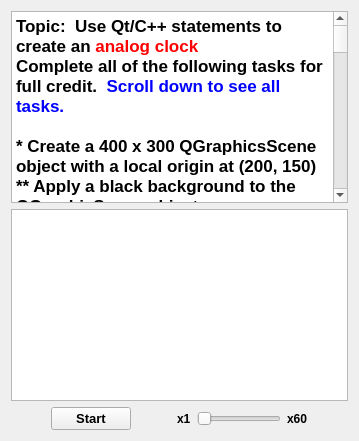
      <widget class="QWidget" name="tab_4">
       <attribute name="title">
        <string>P03</string>
       </attribute>
       <layout class="QVBoxLayout" name="verticalLayout_4">
        <item>
         <widget class="QTextBrowser" name="textBrowser_5">
          <property name="html">
           <string>&lt;!DOCTYPE HTML PUBLIC &quot;-//W3C//DTD HTML 4.0//EN&quot; &quot;http://www.w3.org/TR/REC-html40/strict.dtd&quot;&gt;
&lt;html&gt;&lt;head&gt;&lt;meta name=&quot;qrichtext&quot; content=&quot;1&quot; /&gt;&lt;style type=&quot;text/css&quot;&gt;
p, li { white-space: pre-wrap; }
&lt;/style&gt;&lt;/head&gt;&lt;body style=&quot; font-family:'Cantarell'; font-size:11pt; font-weight:400; font-style:normal;&quot;&gt;
&lt;p style=&quot; margin-top:0px; margin-bottom:0px; margin-left:0px; margin-right:0px; -qt-block-indent:0; text-indent:0px;&quot;&gt;&lt;span style=&quot; font-family:'.Lucida Grande UI'; font-size:13pt; font-weight:600;&quot;&gt;Topic:  Use Qt/C++ statements to create an &lt;/span&gt;&lt;span style=&quot; font-family:'.Lucida Grande UI'; font-size:13pt; font-weight:600; color:#ff0000;&quot;&gt;analog clock&lt;/span&gt;&lt;/p&gt;
&lt;p style=&quot; margin-top:0px; margin-bottom:0px; margin-left:0px; margin-right:0px; -qt-block-indent:0; text-indent:0px;&quot;&gt;&lt;span style=&quot; font-family:'.Lucida Grande UI'; font-size:13pt; font-weight:600;&quot;&gt;Complete all of the following tasks for full credit.  &lt;/span&gt;&lt;span style=&quot; font-family:'.Lucida Grande UI'; font-size:13pt; font-weight:600; color:#0000ff;&quot;&gt;Scroll down to see all tasks.&lt;/span&gt;&lt;/p&gt;
&lt;p style=&quot;-qt-paragraph-type:empty; margin-top:0px; margin-bottom:0px; margin-left:0px; margin-right:0px; -qt-block-indent:0; text-indent:0px; font-family:'.Lucida Grande UI'; font-size:13pt; font-weight:600;&quot;&gt;&lt;br /&gt;&lt;/p&gt;
&lt;p style=&quot; margin-top:0px; margin-bottom:0px; margin-left:0px; margin-right:0px; -qt-block-indent:0; text-indent:0px;&quot;&gt;&lt;span style=&quot; font-family:'.Lucida Grande UI'; font-size:13pt; font-weight:600;&quot;&gt;* Create a 400 x 300 QGraphicsScene object with a local origin at (200, 150) &lt;/span&gt;&lt;/p&gt;
&lt;p style=&quot; margin-top:0px; margin-bottom:0px; margin-left:0px; margin-right:0px; -qt-block-indent:0; text-indent:0px;&quot;&gt;&lt;span style=&quot; font-family:'.Lucida Grande UI'; font-size:13pt; font-weight:600;&quot;&gt;** Apply a black background to the QGraphisScene object&lt;/span&gt;&lt;/p&gt;
&lt;p style=&quot; margin-top:0px; margin-bottom:0px; margin-left:0px; margin-right:0px; -qt-block-indent:0; text-indent:0px;&quot;&gt;&lt;span style=&quot; font-family:'.Lucida Grande UI'; font-size:13pt; font-weight:600;&quot;&gt;** Display contents of scene object using the view object that is already on the form&lt;/span&gt;&lt;/p&gt;
&lt;p style=&quot;-qt-paragraph-type:empty; margin-top:0px; margin-bottom:0px; margin-left:0px; margin-right:0px; -qt-block-indent:0; text-indent:0px; font-family:'.Lucida Grande UI'; font-size:13pt; font-weight:600;&quot;&gt;&lt;br /&gt;&lt;/p&gt;
&lt;p style=&quot; margin-top:0px; margin-bottom:0px; margin-left:0px; margin-right:0px; -qt-block-indent:0; text-indent:0px;&quot;&gt;&lt;span style=&quot; font-family:'.Lucida Grande UI'; font-size:13pt; font-weight:600;&quot;&gt;* Add a blue circle (bounded by a 200x200 square) centered about the origin&lt;/span&gt;&lt;/p&gt;
&lt;p style=&quot; margin-top:0px; margin-bottom:0px; margin-left:0px; margin-right:0px; -qt-block-indent:0; text-indent:0px;&quot;&gt;&lt;span style=&quot; font-family:'.Lucida Grande UI'; font-size:13pt; font-weight:600;&quot;&gt;** Add twelve blue clock ticks around the perimeter of the circle&lt;/span&gt;&lt;/p&gt;
&lt;p style=&quot;-qt-paragraph-type:empty; margin-top:0px; margin-bottom:0px; margin-left:0px; margin-right:0px; -qt-block-indent:0; text-indent:0px; font-family:'.Lucida Grande UI'; font-size:13pt; font-weight:600;&quot;&gt;&lt;br /&gt;&lt;/p&gt;
&lt;p style=&quot; margin-top:0px; margin-bottom:0px; margin-left:0px; margin-right:0px; -qt-block-indent:0; text-indent:0px;&quot;&gt;&lt;span style=&quot; font-family:'.Lucida Grande UI'; font-size:13pt; font-weight:600;&quot;&gt;* Add a 80 x 6 red &lt;/span&gt;&lt;span style=&quot; font-family:'.Lucida Grande UI'; font-size:13pt; font-weight:600; text-decoration: underline;&quot;&gt;second hand&lt;/span&gt;&lt;span style=&quot; font-family:'.Lucida Grande UI'; font-size:13pt; font-weight:600;&quot;&gt; QGraphicsRectItem to the QGraphicsScene object with one end at the origin&lt;/span&gt;&lt;/p&gt;
&lt;p style=&quot;-qt-paragraph-type:empty; margin-top:0px; margin-bottom:0px; margin-left:0px; margin-right:0px; -qt-block-indent:0; text-indent:0px; font-family:'.Lucida Grande UI'; font-size:13pt; font-weight:600;&quot;&gt;&lt;br /&gt;&lt;/p&gt;
&lt;p style=&quot; margin-top:0px; margin-bottom:0px; margin-left:0px; margin-right:0px; -qt-block-indent:0; text-indent:0px;&quot;&gt;&lt;span style=&quot; font-family:'.Lucida Grande UI'; font-size:13pt; font-weight:600;&quot;&gt;* Add a 90 x 6 green &lt;/span&gt;&lt;span style=&quot; font-family:'.Lucida Grande UI'; font-size:13pt; font-weight:600; text-decoration: underline;&quot;&gt;minute hand&lt;/span&gt;&lt;span style=&quot; font-family:'.Lucida Grande UI'; font-size:13pt; font-weight:600;&quot;&gt; QGraphicsRectItem to the QGraphicsScene object with one end at the origin&lt;/span&gt;&lt;/p&gt;
&lt;p style=&quot;-qt-paragraph-type:empty; margin-top:0px; margin-bottom:0px; margin-left:0px; margin-right:0px; -qt-block-indent:0; text-indent:0px; font-family:'.Lucida Grande UI'; font-size:13pt; font-weight:600;&quot;&gt;&lt;br /&gt;&lt;/p&gt;
&lt;p style=&quot; margin-top:0px; margin-bottom:0px; margin-left:0px; margin-right:0px; -qt-block-indent:0; text-indent:0px;&quot;&gt;&lt;span style=&quot; font-family:'.Lucida Grande UI'; font-size:13pt; font-weight:600;&quot;&gt;* Add a 60 x 6 white &lt;/span&gt;&lt;span style=&quot; font-family:'.Lucida Grande UI'; font-size:13pt; font-weight:600; text-decoration: underline;&quot;&gt;hour hand&lt;/span&gt;&lt;span style=&quot; font-family:'.Lucida Grande UI'; font-size:13pt; font-weight:600;&quot;&gt; QGraphicsRectItem to the QGraphicsScene object with one end at the origin&lt;/span&gt;&lt;/p&gt;
&lt;p style=&quot;-qt-paragraph-type:empty; margin-top:0px; margin-bottom:0px; margin-left:0px; margin-right:0px; -qt-block-indent:0; text-indent:0px; font-family:'.Lucida Grande UI'; font-size:13pt; font-weight:600;&quot;&gt;&lt;br /&gt;&lt;/p&gt;
&lt;p style=&quot; margin-top:0px; margin-bottom:0px; margin-left:0px; margin-right:0px; -qt-block-indent:0; text-indent:0px;&quot;&gt;&lt;span style=&quot; font-family:'.Lucida Grande UI'; font-size:13pt; font-weight:600;&quot;&gt;* Use a QTimer object to rotate the second hand rectangle and the minute hand rectangle at the specified rates&lt;/span&gt;&lt;/p&gt;
&lt;p style=&quot; margin-top:0px; margin-bottom:0px; margin-left:0px; margin-right:0px; -qt-block-indent:0; text-indent:0px;&quot;&gt;&lt;span style=&quot; font-family:'.Lucida Grande UI'; font-size:13pt; font-weight:600;&quot;&gt;** The default rate of the second hand is 6 degrees every 1000 msec &lt;/span&gt;&lt;/p&gt;
&lt;p style=&quot; margin-top:0px; margin-bottom:0px; margin-left:0px; margin-right:0px; -qt-block-indent:0; text-indent:0px;&quot;&gt;&lt;span style=&quot; font-family:'.Lucida Grande UI'; font-size:13pt; font-weight:600;&quot;&gt;** The default rate of the minute hand is 0.1 degrees every 1000 msec &lt;/span&gt;&lt;/p&gt;
&lt;p style=&quot; margin-top:0px; margin-bottom:0px; margin-left:0px; margin-right:0px; -qt-block-indent:0; text-indent:0px;&quot;&gt;&lt;span style=&quot; font-family:'.Lucida Grande UI'; font-size:13pt; font-weight:600;&quot;&gt;** The default rate of the hour hand is 0.0083333 degrees every 1000 msec&lt;/span&gt;&lt;/p&gt;
&lt;p style=&quot;-qt-paragraph-type:empty; margin-top:0px; margin-bottom:0px; margin-left:0px; margin-right:0px; -qt-block-indent:0; text-indent:0px; font-family:'.Lucida Grande UI'; font-size:13pt; font-weight:600;&quot;&gt;&lt;br /&gt;&lt;/p&gt;
&lt;p style=&quot; margin-top:0px; margin-bottom:0px; margin-left:0px; margin-right:0px; -qt-block-indent:0; text-indent:0px;&quot;&gt;&lt;span style=&quot; font-family:'.Lucida Grande UI'; font-size:13pt; font-weight:600;&quot;&gt;** Minute hand must accurately count revolutions of second hand&lt;/span&gt;&lt;/p&gt;
&lt;p style=&quot;-qt-paragraph-type:empty; margin-top:0px; margin-bottom:0px; margin-left:0px; margin-right:0px; -qt-block-indent:0; text-indent:0px; font-family:'Sans Serif'; font-size:9pt;&quot;&gt;&lt;br /&gt;&lt;/p&gt;
&lt;p style=&quot; margin-top:0px; margin-bottom:0px; margin-left:0px; margin-right:0px; -qt-block-indent:0; text-indent:0px;&quot;&gt;&lt;span style=&quot; font-family:'.Lucida Grande UI'; font-size:13pt; font-weight:600;&quot;&gt;** Hour hand must accurately count revolutions of minute hand&lt;/span&gt;&lt;/p&gt;
&lt;p style=&quot;-qt-paragraph-type:empty; margin-top:0px; margin-bottom:0px; margin-left:0px; margin-right:0px; -qt-block-indent:0; text-indent:0px; font-family:'.Lucida Grande UI'; font-size:13pt; font-weight:600;&quot;&gt;&lt;br /&gt;&lt;/p&gt;
&lt;p style=&quot; margin-top:0px; margin-bottom:0px; margin-left:0px; margin-right:0px; -qt-block-indent:0; text-indent:0px;&quot;&gt;&lt;span style=&quot; font-family:'.Lucida Grande UI'; font-size:13pt; font-weight:600;&quot;&gt;* Slider must control rate of rotation rate of all clock hands from the default speed up to 60 times normal speed  (x1 = wall clock time)&lt;/span&gt;&lt;/p&gt;
&lt;p style=&quot;-qt-paragraph-type:empty; margin-top:0px; margin-bottom:0px; margin-left:0px; margin-right:0px; -qt-block-indent:0; text-indent:0px; font-family:'.Lucida Grande UI'; font-size:13pt; font-weight:600;&quot;&gt;&lt;br /&gt;&lt;/p&gt;
&lt;p style=&quot; margin-top:0px; margin-bottom:0px; margin-left:0px; margin-right:0px; -qt-block-indent:0; text-indent:0px;&quot;&gt;&lt;span style=&quot; font-family:'.Lucida Grande UI'; font-size:13pt; font-weight:600;&quot;&gt;* button should start/stop timer&lt;/span&gt;&lt;/p&gt;
&lt;p style=&quot; margin-top:0px; margin-bottom:0px; margin-left:0px; margin-right:0px; -qt-block-indent:0; text-indent:0px;&quot;&gt;&lt;span style=&quot; font-family:'.Lucida Grande UI'; font-size:13pt; font-weight:600;&quot;&gt;* button text must reflect current state&lt;/span&gt;&lt;/p&gt;
&lt;p style=&quot;-qt-paragraph-type:empty; margin-top:0px; margin-bottom:0px; margin-left:0px; margin-right:0px; -qt-block-indent:0; text-indent:0px; font-family:'.Lucida Grande UI'; font-size:13pt; font-weight:600;&quot;&gt;&lt;br /&gt;&lt;/p&gt;
&lt;p style=&quot; margin-top:0px; margin-bottom:0px; margin-left:0px; margin-right:0px; -qt-block-indent:0; text-indent:0px;&quot;&gt;&lt;span style=&quot; font-family:'.Lucida Grande UI'; font-size:13pt; font-weight:600;&quot;&gt;HINT:  object names are &lt;/span&gt;&lt;span style=&quot; font-family:'.Lucida Grande UI'; font-size:13pt; font-weight:600; color:#ff0000;&quot;&gt;button&lt;/span&gt;&lt;span style=&quot; font-family:'.Lucida Grande UI'; font-size:13pt; font-weight:600;&quot;&gt;, &lt;/span&gt;&lt;span style=&quot; font-family:'.Lucida Grande UI'; font-size:13pt; font-weight:600; color:#ff0000;&quot;&gt;graphicsView &lt;/span&gt;&lt;span style=&quot; font-family:'.Lucida Grande UI'; font-size:13pt; font-weight:600; color:#000000;&quot;&gt;and&lt;/span&gt;&lt;span style=&quot; font-family:'.Lucida Grande UI'; font-size:13pt; font-weight:600; color:#ff0000;&quot;&gt; slider&lt;/span&gt;&lt;/p&gt;
&lt;p style=&quot;-qt-paragraph-type:empty; margin-top:0px; margin-bottom:0px; margin-left:0px; margin-right:0px; -qt-block-indent:0; text-indent:0px; font-family:'.Lucida Grande UI'; font-size:13pt;&quot;&gt;&lt;br /&gt;&lt;/p&gt;
&lt;p style=&quot; margin-top:0px; margin-bottom:0px; margin-left:0px; margin-right:0px; -qt-block-indent:0; text-indent:0px;&quot;&gt;&lt;span style=&quot; font-family:'.Lucida Grande UI'; font-size:13pt; font-weight:600; color:#aa00ff;&quot;&gt;HINT:  you don't have to create a new custom datatype that inherits from QGraphicsItem&lt;/span&gt;&lt;/p&gt;
&lt;p style=&quot;-qt-paragraph-type:empty; margin-top:0px; margin-bottom:0px; margin-left:0px; margin-right:0px; -qt-block-indent:0; text-indent:0px; font-family:'.Lucida Grande UI'; font-size:13pt;&quot;&gt;&lt;br /&gt;&lt;/p&gt;
&lt;p style=&quot; margin-top:0px; margin-bottom:0px; margin-left:0px; margin-right:0px; -qt-block-indent:0; text-indent:0px;&quot;&gt;&lt;span style=&quot; font-family:'.Lucida Grande UI'; font-size:13pt; font-weight:600; color:#ff0000;&quot;&gt;Do NOT use the Designer tool to modify the form itself or you will receive&lt;/span&gt;&lt;span style=&quot; font-family:'.Lucida Grande UI'; font-size:13pt; font-weight:600; color:#000000;&quot;&gt; zero credit (0 points).&lt;/span&gt;&lt;/p&gt;&lt;/body&gt;&lt;/html&gt;</string>
          </property>
         </widget>
        </item>
        <item>
         <widget class="QGraphicsView" name="graphicsView">
          <property name="renderHints">
           <set>QPainter::HighQualityAntialiasing|QPainter::TextAntialiasing</set>
          </property>
         </widget>
        </item>
        <item>
         <layout class="QHBoxLayout" name="horizontalLayout_2">
          <item>
           <spacer name="horizontalSpacer_8">
            <property name="orientation">
             <enum>Qt::Horizontal</enum>
            </property>
            <property name="sizeHint" stdset="0">
             <size>
              <width>40</width>
              <height>20</height>
             </size>
            </property>
           </spacer>
          </item>
          <item>
           <widget class="QPushButton" name="button">
            <property name="font">
             <font>
              <pointsize>10</pointsize>
              <weight>75</weight>
              <bold>true</bold>
             </font>
            </property>
            <property name="text">
             <string>Start</string>
            </property>
           </widget>
          </item>
          <item>
           <spacer name="horizontalSpacer_2">
            <property name="orientation">
             <enum>Qt::Horizontal</enum>
            </property>
            <property name="sizeHint" stdset="0">
             <size>
              <width>40</width>
              <height>20</height>
             </size>
            </property>
           </spacer>
          </item>
          <item>
           <widget class="QLabel" name="label_2">
            <property name="font">
             <font>
              <weight>75</weight>
              <bold>true</bold>
             </font>
            </property>
            <property name="text">
             <string>x1</string>
            </property>
           </widget>
          </item>
          <item>
           <widget class="QSlider" name="slider">
            <property name="minimum">
             <number>1</number>
            </property>
            <property name="maximum">
             <number>60</number>
            </property>
            <property name="orientation">
             <enum>Qt::Horizontal</enum>
            </property>
           </widget>
          </item>
          <item>
           <widget class="QLabel" name="label_3">
            <property name="font">
             <font>
              <weight>75</weight>
              <bold>true</bold>
             </font>
            </property>
            <property name="text">
             <string>x60</string>
            </property>
           </widget>
          </item>
          <item>
           <spacer name="horizontalSpacer_3">
            <property name="orientation">
             <enum>Qt::Horizontal</enum>
            </property>
            <property name="sizeHint" stdset="0">
             <size>
              <width>40</width>
              <height>20</height>
             </size>
            </property>
           </spacer>
          </item>
         </layout>
        </item>
       </layout>
      </widget>
